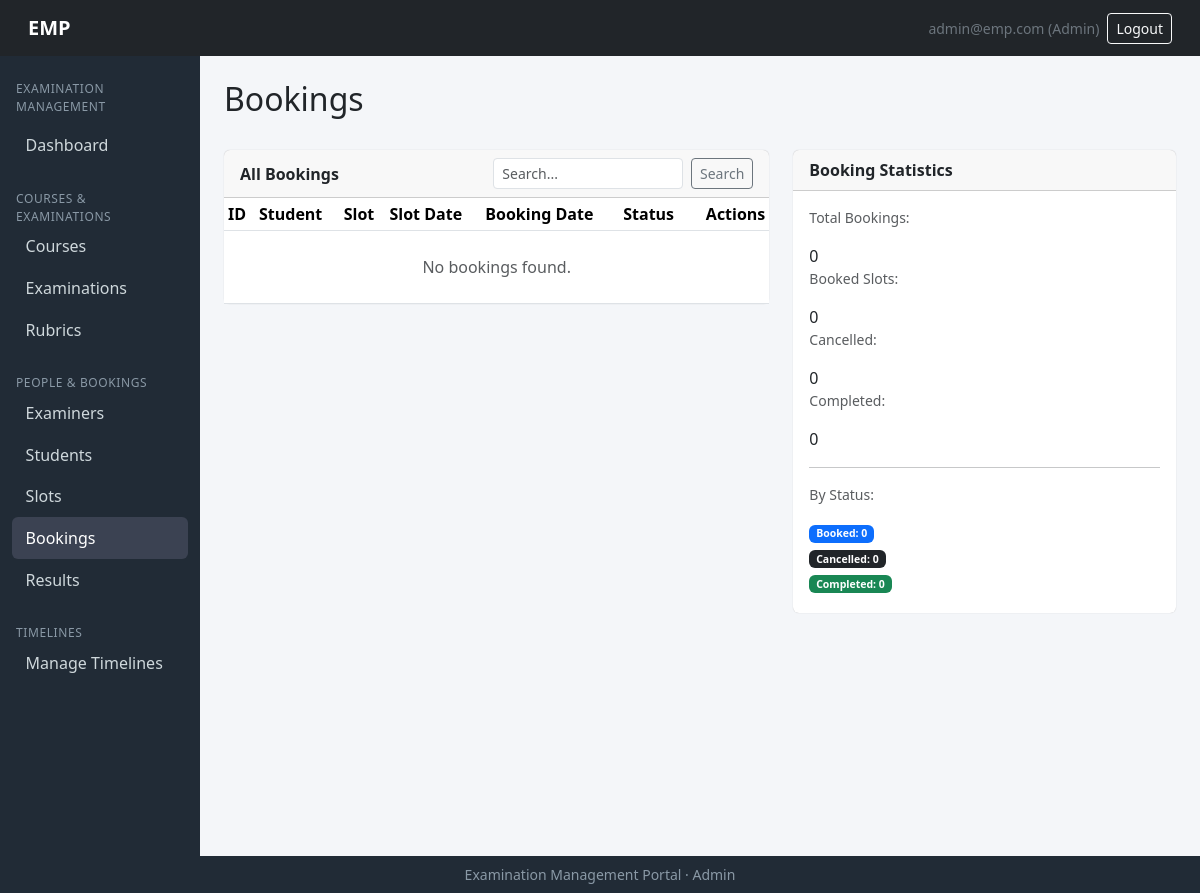
Page /admin/bookings (signed in) on the earlier database version.
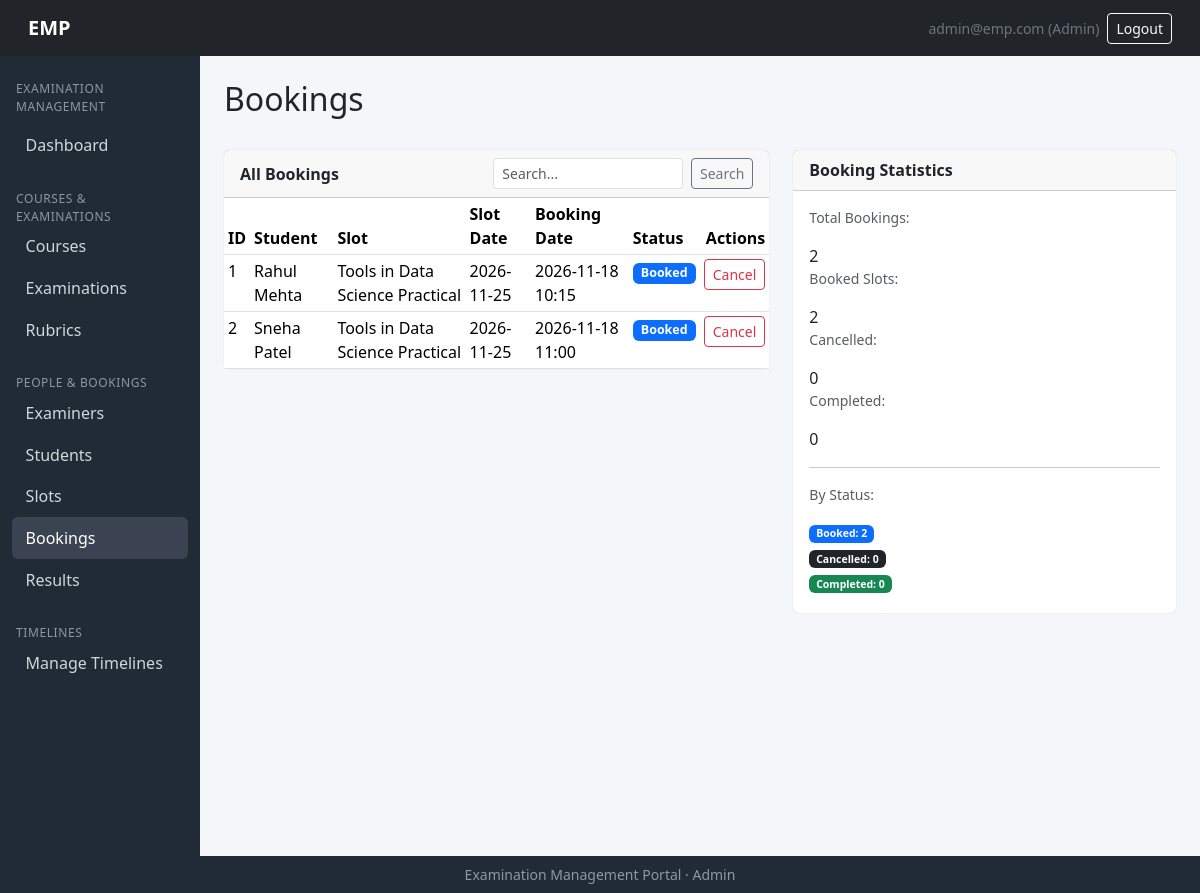
Same page on the later database version.
### models/models.py (models this page shows)
class Booking(db.Model):
    __tablename__ = "bookings"
    id    = db.Column(db.Integer, primary_key=True)
    student_id  = db.Column(db.Integer, db.ForeignKey("students.id"), nullable=False)
    slot_id  = db.Column(db.Integer, db.ForeignKey("examination_slots.id"), nullable=False)
    booking_date = db.Column(db.DateTime, default=datetime.utcnow)
    status  =db.Column(db.String(20), default="booked")       # booked|cancelled|completed
    evaluation   =db.relationship("Evaluation", backref="booking", uselist=False)
    __table_args__= (db.UniqueConstraint("student_id", "slot_id", name="uq_student_slot"),)

class Student(db.Model):
    __tablename__ = "students"
    id= db.Column(db.Integer, primary_key=True)
    user_id =db.Column(db.Integer, db.ForeignKey("users.id"), unique=True, nullable=False)
    roll_no = db.Column(db.String(50), unique=True, nullable=False)
    name= db.Column(db.String(120), nullable=False)
    phone=db.Column(db.String(30))
    course_id = db.Column(db.Integer, db.ForeignKey("courses.id"))
    year  =  db.Column(db.String(20))
    status =  db.Column(db.String(20), default="active")       # active|inactive
    course= db.relationship("Course", backref="students")
    bookings=db.relationship("Booking", backref="student")

class Examination(db.Model):
    __tablename__ = "examinations"
    id   = db.Column(db.Integer, primary_key=True)
    course_id = db.Column(db.Integer, db.ForeignKey("courses.id"), nullable=False)
    name     = db.Column(db.String(150), nullable=False)
    exam_type= db.Column(db.String(30), nullable=False)   # Viva|Practical|Project Demo|Assessment
    duration = db.Column(db.Integer, nullable=False)       # in minutes ig?
    max_marks = db.Column(db.Integer, nullable=False)
    slot_creation_start = db.Column(db.DateTime)
    slot_creation_end=db.Column(db.DateTime)
    slot_booking_start  = db.Column(db.DateTime)
    slot_booking_end  = db.Column(db.DateTime)
    status = db.Column(db.String(20), default="draft")  # draft|slot_creation|booking_open|closed|completed perhaps
    rubrics = db.relationship("Rubric", backref="exam")
    slots  = db.relationship("ExaminationSlot", backref="exam")

### routes/admin_routes.py (the view)
@admin_bp.route('/bookings')
def bookings():
    if not admin_only():
        return redirect(url_for('auth.login'))
    q = request.args.get('q', '').strip()
    query = Booking.query
    if q:
        query = query.join(Student).filter(Student.name.ilike(f'%{q}%'))
    booking_items = [{
        'id': b.id,
        'student_name': b.student.name if b.student else 'N/A',
        'slot_exam_name': b.slot.exam.name if (b.slot and b.slot.exam) else 'N/A',
        'slot_date': b.slot.date.strftime('%Y-%m-%d') if (b.slot and b.slot.date) else 'N/A',
        'booking_date': b.booking_date.strftime('%Y-%m-%d %H:%M') if b.booking_date else '',
        'status': b.status.capitalize()
    } for b in query.all()]
    booked_slots = Booking.query.filter_by(status='booked').count()
    cancelled = Booking.query.filter_by(status='cancelled').count()
    completed = Booking.query.filter_by(status='completed').count()
    stats = {
        'total_bookings': Booking.query.count(),
        'booked_slots': booked_slots,
        'cancelled': cancelled,
        'completed': completed
    }
    status_stats = [
        {'name': 'Booked', 'count': booked_slots, 'color': 'primary'},
        {'name': 'Cancelled', 'count': cancelled, 'color': 'dark'},
        {'name': 'Completed', 'count': completed, 'color': 'success'},
    ]
    return render_template('admin/bookings.html',
                           bookings=booking_items,
                           stats=stats,
                           status_stats=status_stats,
                           q=q)

### app.py (called while the page is built)
@login_manager.user_loader
def load_user(user_id):
    return User.query.get(int(user_id))

### routes/admin_routes.py (called while the page is built)
def admin_only():
    if current_user.role != 'admin':
        flash('Access denied.', 'danger')
        return False
    return True

### templates/admin/bookings.html (shortened to what this page needs)
{% extends "admin/base_admin.html" %}
{% import "admin/_macros.html" as macros %}
{% import "admin/_status.html" as status %}
{% block content %}
<div class="d-flex justify-content-between align-items-center mb-4">
    <h2>Bookings</h2>
</div>
<div class="row g-4">
    <div class="col-lg-7">
        <div class="card">
            <div class="card-header d-flex justify-content-between align-items-center">
                <span class="fw-semibold">All Bookings</span>
                <form method="GET" action="{{ url_for('admin.bookings') }}" class="d-flex gap-2" style="width:260px;">
                    <input type="text" name="q" class="form-control form-control-sm" placeholder="Search..." value="{{ q or '' }}">
                    <button type="submit" class="btn btn-sm btn-outline-secondary">Search</button>
                </form>
            </div>
            <div class="table-responsive">
                <table class="table table-sm table-hover mb-0">
                    <thead>
                        <tr>
                            <th>ID</th>
                            <th> Student</th>
                            <th>Slot</th>
                            <th>Slot Date</th>
                            <th>Booking Date</th>
                            <th>Status</th>
                            <th class= "text-end" >Actions</th>
                        </tr>
                    </thead>
                    <tbody>
                        {% for b in bookings %}
                            <tr>
                                <td>{{ b.id }}</td>
                                <td>{{ b.student_name }}</td>
                                <td>{{ b.slot_exam_name }}</td>
                                <td>{{ b.slot_date }}</td>
                                <td>{{ b.booking_date }}</td>
                                <td>{{ status.status_badge(b.status) }}</td>
                                <td class="text-end">
                                    {% if b.status == 'Booked' %}
                                        <form method="POST" action="{{ url_for('admin.booking_cancel', booking_id=b.id) }}" class="d-inline"
                                              onsubmit="return confirm('Cancel this booking?')">
                                            <button type="submit" class="btn btn-sm btn-outline-danger">Cancel</button>
                                        </form>
                                    {% endif %}
                                </td>
                            </tr>
                        {% else %}
                            <tr><td colspan="7" class="text-center text-muted py-4">No bookings found.</td></tr>
                        {% endfor %}
                    </tbody>
                </table>
            </div>
        </div>
    </div>
    <div class="col-lg-5">
        <div class="card">
            <div class="card-header fw-semibold">Booking Statistics</div>
            <div class="card-body">
                <p class="small text-muted">Total Bookings:</p>
                <div class="stat-num">{{ stats.total_bookings }}</div>
                <p class="small text-muted">Booked Slots:</p>
                <div class="stat-num">{{ stats.booked_slots }}</div>
                <p class="small text-muted">Cancelled:</p>
                <div class="stat-num">{{ stats.cancelled }}</div>
                <p class="small text-muted">Completed:</p>
                <div class="stat-num">{{ stats.completed }}</div>
                <hr class="my-3">
                <p class="small text-muted">By Status:</p>
                {% for s in status_stats %}
                    <p class="small mb-1"><span class="badge bg-{{ s.color }}">{{ s.name }}: {{ s.count }}</span></p>
                {% endfor %}
            </div>
        </div>
    </div>
</div>
{% endblock %}

### templates/admin/_status.html
{% macro status_badge(status) %}
{% set m = {
  'Draft':'secondary',
  'Slot Creation':'info',
  'Booking Open':'primary',
  'Closed':'warning',
  'Completed':'success',
  'Available':'success',
  'Full':'danger',
  'Cancelled':'dark',
  'Completed':'success',
  'Booked':'primary',
  'Cancelled':'dark',
  'Completed':'success',
  'Active':'success',
  'Inactive':'secondary',
  'Pending':'warning',
  'Approved':'success',
  'Rejected':'danger',
  'Open':'success',
  'Closed':'danger'
} %}
{% set color = m.get(status, 'secondary') %}
<span class="badge bg-{{ color }} badge-status">{{ status }}</span>
{% endmacro %}

Differences in the rows shown:
added Booking: id "1", student_name "Rahul Mehta", slot_exam_name "Tools in Data Science Practical", slot_date "2026-11-25", booking_date "2026-11-18 10:15", status "Booked"
added Booking: id "2", student_name "Sneha Patel", slot_exam_name "Tools in Data Science Practical", slot_date "2026-11-25", booking_date "2026-11-18 11:00", status "Booked"
Other differences:
{{ stats.total_bookings }}: "0" → "2"
{{ stats.booked_slots }}: "0" → "2"
new list line: "Booked : 2"
text no longer shown: "No bookings found."
list line gone: "Booked : 0"
